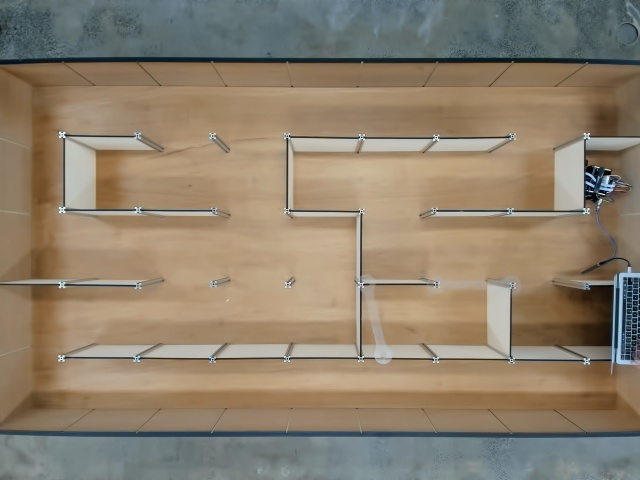
#> input picture LAB/lab10/alan/webcam_8.jpg, 640 x 480 px
$ jupyter execute --allow-errors detect_walls.ipynb
#> lines starting #> are read from the running program, lines starting #| are printed output that depends on the picture; after the words box and inside, x2 and y2 are one past the last pixel; in counts of white or black regions, pixels touching at a corner belong together
[cell 1]
import cv2 # OpenCV library
import numpy as np # Numpy library for scientific computing
import matplotlib.pyplot as plt # Matplotlib library for plotting

#Default dimensions taken by overhead camera
IMAGE_WIDTH = 3840
IMAGE_HEIGHT = 2160

#Corners of the maze in this image determined by image viewing software. This is the same for all images as the location of the camera relative to the maze is always the same
TOP_LEFT_CORNER = np.float32([450,300])
TOP_RIGHT_CORNER = np.float32([3400,300])
BOTTOM_LEFT_CORNER = np.float32([450,1900])
BOTTOM_RIGHT_CORNER = np.float32([3400,1900])

# each section is 426 x 432 pixels
SECTION_WIDTH = 426
SECTION_HEIGHT = 432
WALL_RATIO = 0.05


h_start_pixel = 0
h_end_pixel = SECTION_WIDTH
v_start_pixel = 0
v_end_pixel = SECTION_HEIGHT
h_section_pixel = SECTION_WIDTH
v_section_pixel = SECTION_HEIGHT


def determine_wall_ratio(start1, end1, start2, end2, pic):
    wall_count = 0
    no_wall_count = 0
    for v in range(start1,end1):
        for h in range(start2,end2):
            px_hsv_value = pic[h,v]
            if (px_hsv_value > 220):
                wall_count+=1
            else:
                no_wall_count+=1
    return wall_count / no_wall_count


# Blank maze is initialised as a list as Python strings are immutable
maze_list = [[' ','-','-','-',' ','-','-','-',' ','-','-','-',' ','-','-','-',' ','-','-','-',' ','-','-','-',' ','-','-','-',' ','-','-','-',' ','-','-','-',' '],
             ['|',' ',' ',' ',' ',' ',' ',' ',' ',' ',' ',' ',' ',' ',' ',' ',' ',' ',' ',' ',' ',' ',' ',' ',' ',' ',' ',' ',' ',' ',' ',' ',' ',' ',' ',' ','|'],
             [' ',' ',' ',' ',' ',' ',' ',' ',' ',' ',' ',' ',' ',' ',' ',' ',' ',' ',' ',' ',' ',' ',' ',' ',' ',' ',' ',' ',' ',' ',' ',' ',' ',' ',' ',' ',' '],
             ['|',' ',' ',' ',' ',' ',' ',' ',' ',' ',' ',' ',' ',' ',' ',' ',' ',' ',' ',' ',' ',' ',' ',' ',' ',' ',' ',' ',' ',' ',' ',' ',' ',' ',' ',' ','|'],
             [' ',' ',' ',' ',' ',' ',' ',' ',' ',' ',' ',' ',' ',' ',' ',' ',' ',' ',' ',' ',' ',' ',' ',' ',' ',' ',' ',' ',' ',' ',' ',' ',' ',' ',' ',' ',' '],
             ['|',' ',' ',' ',' ',' ',' ',' ',' ',' ',' ',' ',' ',' ',' ',' ',' ',' ',' ',' ',' ',' ',' ',' ',' ',' ',' ',' ',' ',' ',' ',' ',' ',' ',' ',' ','|'],
             [' ',' ',' ',' ',' ',' ',' ',' ',' ',' ',' ',' ',' ',' ',' ',' ',' ',' ',' ',' ',' ',' ',' ',' ',' ',' ',' ',' ',' ',' ',' ',' ',' ',' ',' ',' ',' '],
             ['|',' ',' ',' ',' ',' ',' ',' ',' ',' ',' ',' ',' ',' ',' ',' ',' ',' ',' ',' ',' ',' ',' ',' ',' ',' ',' ',' ',' ',' ',' ',' ',' ',' ',' ',' ','|'],
             [' ',' ',' ',' ',' ',' ',' ',' ',' ',' ',' ',' ',' ',' ',' ',' ',' ',' ',' ',' ',' ',' ',' ',' ',' ',' ',' ',' ',' ',' ',' ',' ',' ',' ',' ',' ',' '],
             ['|',' ',' ',' ',' ',' ',' ',' ',' ',' ',' ',' ',' ',' ',' ',' ',' ',' ',' ',' ',' ',' ',' ',' ',' ',' ',' ',' ',' ',' ',' ',' ',' ',' ',' ',' ','|'],
             [' ','-','-','-',' ','-','-','-',' ','-','-','-',' ','-','-','-',' ','-','-','-',' ','-','-','-',' ','-','-','-',' ','-','-','-',' ','-','-','-',' ']]


# Taking in raw image from camera and cropping it such that only the maze itself is visible
img_bgr = cv2.imread('webcam_8.jpg')
#> img_bgr is the input picture: shape (480, 640, 3); mean B, G, R 109.2, 128.3, 141.6
pts1 = np.float32([TOP_LEFT_CORNER,TOP_RIGHT_CORNER,BOTTOM_LEFT_CORNER,BOTTOM_RIGHT_CORNER])
pts2 = np.float32([[0,0],[IMAGE_WIDTH,0],[0,IMAGE_HEIGHT],[IMAGE_WIDTH,IMAGE_HEIGHT]])
H = cv2.getPerspectiveTransform(pts1,pts2)
dst = cv2.warpPerspective(img_bgr, H, (IMAGE_WIDTH,IMAGE_HEIGHT))
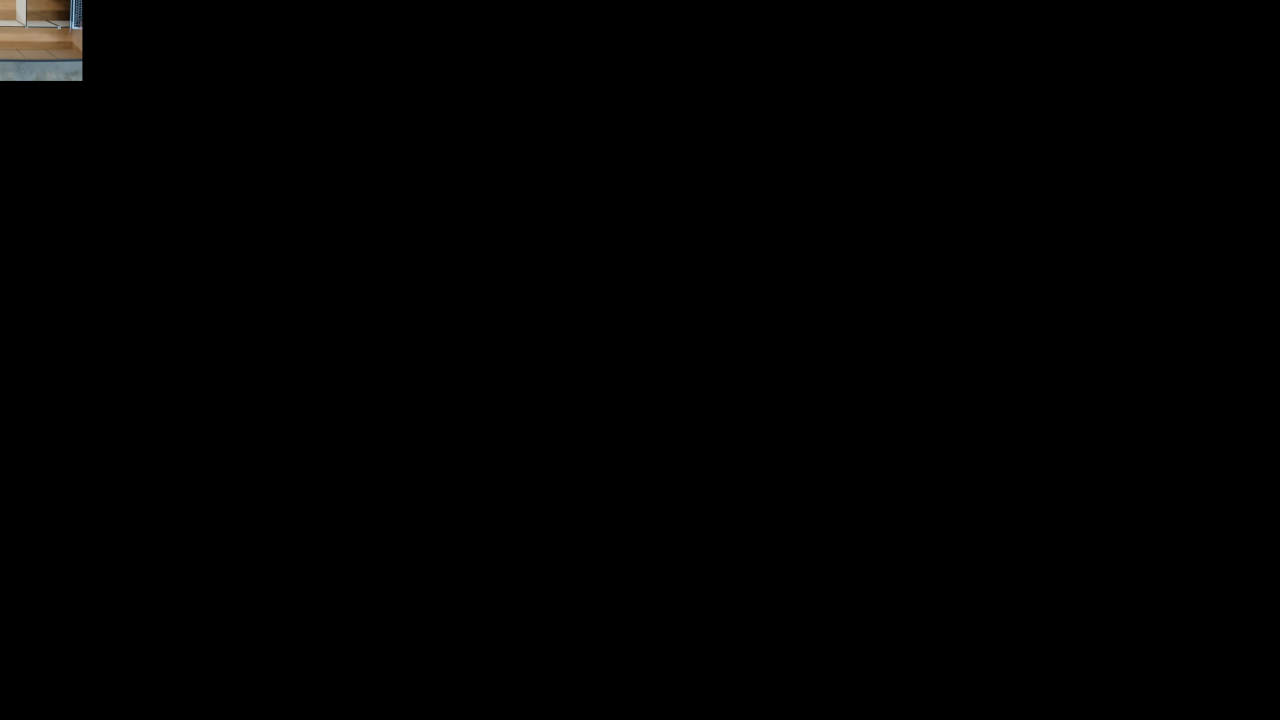
#> dst: shape (2160, 3840, 3) (shown at 1/3 size); mean B, G, R 0.7, 0.8, 0.9
hsv = cv2.cvtColor(dst, cv2.COLOR_BGR2HSV)
#> hsv: shape (2160, 3840, 3); mean H, S, V 0.3, 0.6, 1
lower_blue = np.array([0,0,0])
upper_blue = np.array([180,255,100])
final = cv2.inRange(hsv, lower_blue, upper_blue)
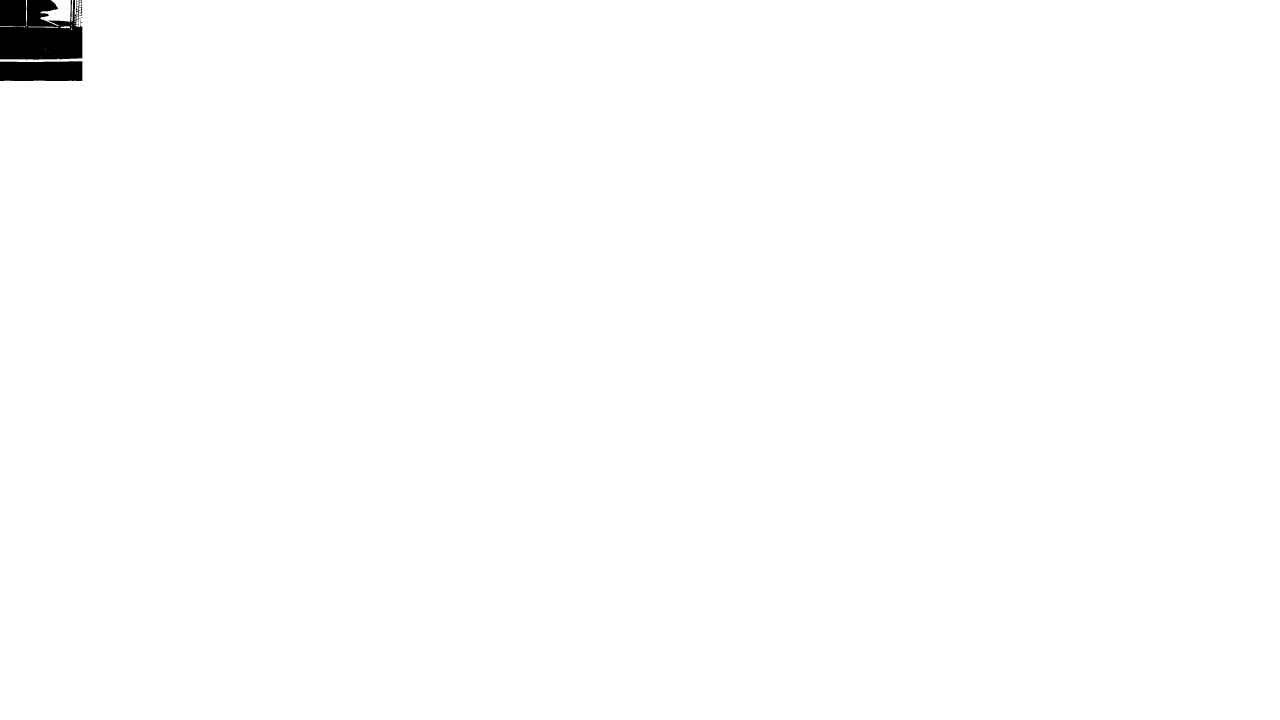
#> final: shape (2160, 3840) (shown at 1/3 size); 99.4% white; 12 black regions (10 under 20 px), largest, box (x1, y1, x2, y2) and area: (0, 0, 247, 180) 37639, (0, 183, 247, 243) 14223


# Analysing vertical walls
#> (the rest of this cell did not finish here and is left out)

$ run again, with LAB/lab10/alan/webcam_11.jpg copied over LAB/lab10/alan/webcam_8.jpg
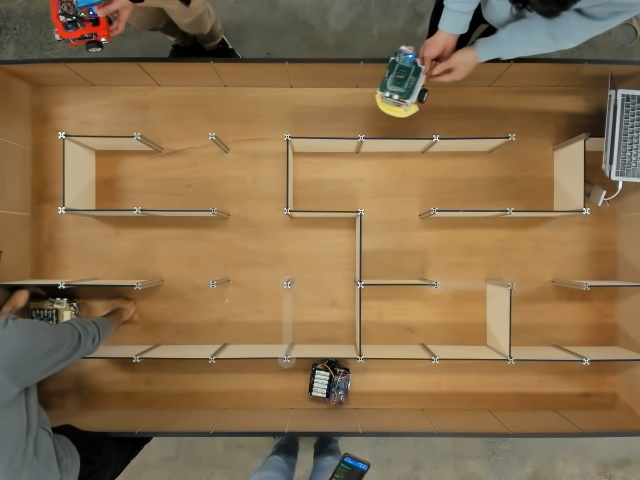
#> input picture LAB/lab10/alan/webcam_11.jpg, 640 x 480 px
#> img_bgr is the input picture: shape (480, 640, 3); mean B, G, R 76.5, 109.7, 135.3
#> `dst = cv2.warpPerspective(img_bgr, H, (IMAGE_WIDTH,IMAGE_HEIGHT))`:
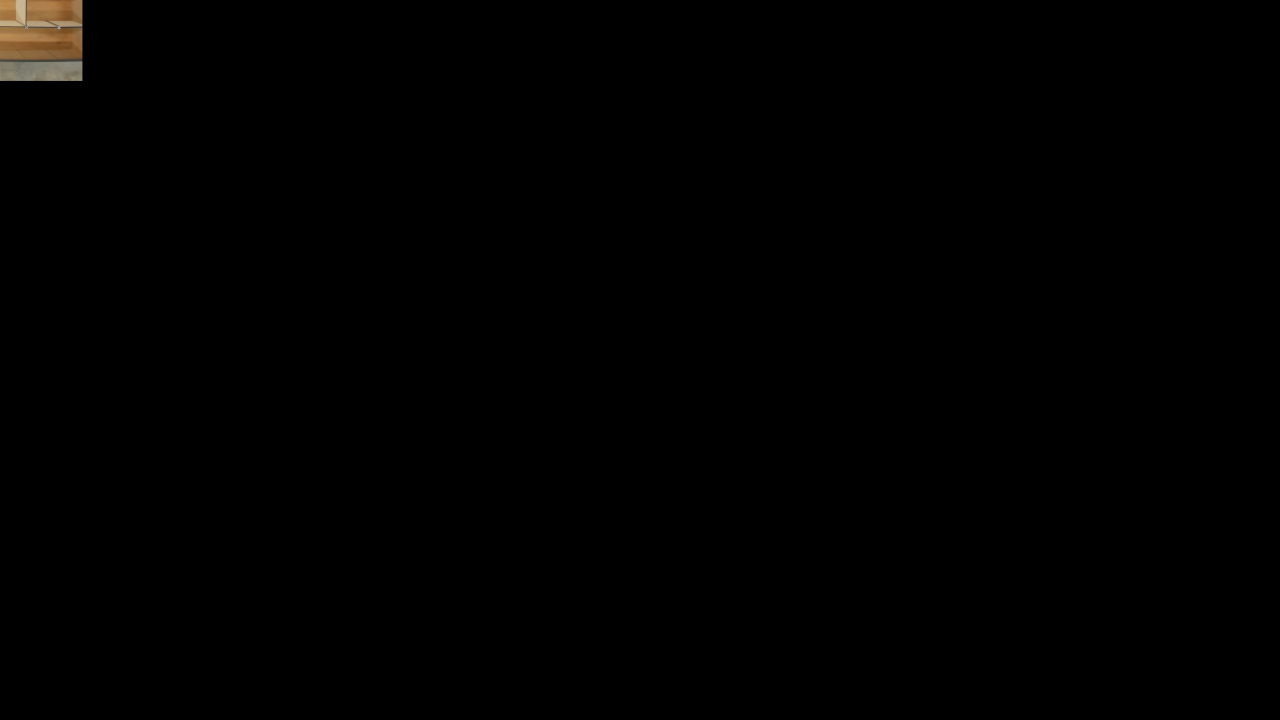
#> dst: shape (2160, 3840, 3) (shown at 1/3 size); mean B, G, R 0.6, 0.8, 1.1
#> hsv: shape (2160, 3840, 3); mean H, S, V 0.1, 0.8, 1.1
#> final: shape (2160, 3840); 99.3% white; 2 black regions, box (x1, y1, x2, y2) and area: (0, 0, 247, 181) 43449, (0, 184, 247, 243) 14091

$ run again, with LAB/lab10/alan/webcam_12.jpg copied over LAB/lab10/alan/webcam_8.jpg
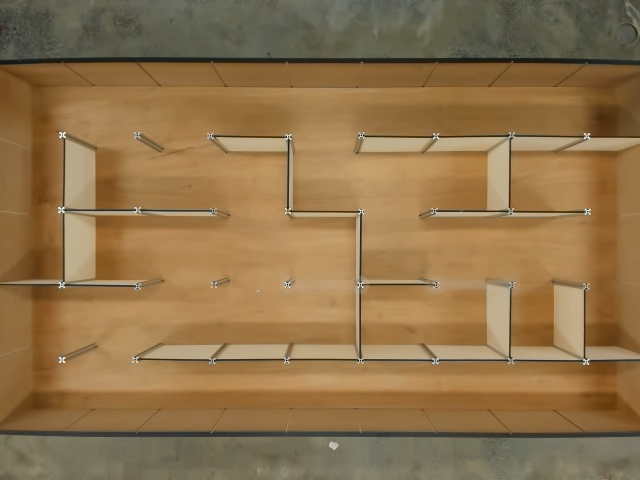
#> input picture LAB/lab10/alan/webcam_12.jpg, 640 x 480 px
#> img_bgr is the input picture: shape (480, 640, 3); mean B, G, R 75.2, 114.5, 143.3
#> `dst = cv2.warpPerspective(img_bgr, H, (IMAGE_WIDTH,IMAGE_HEIGHT))`:
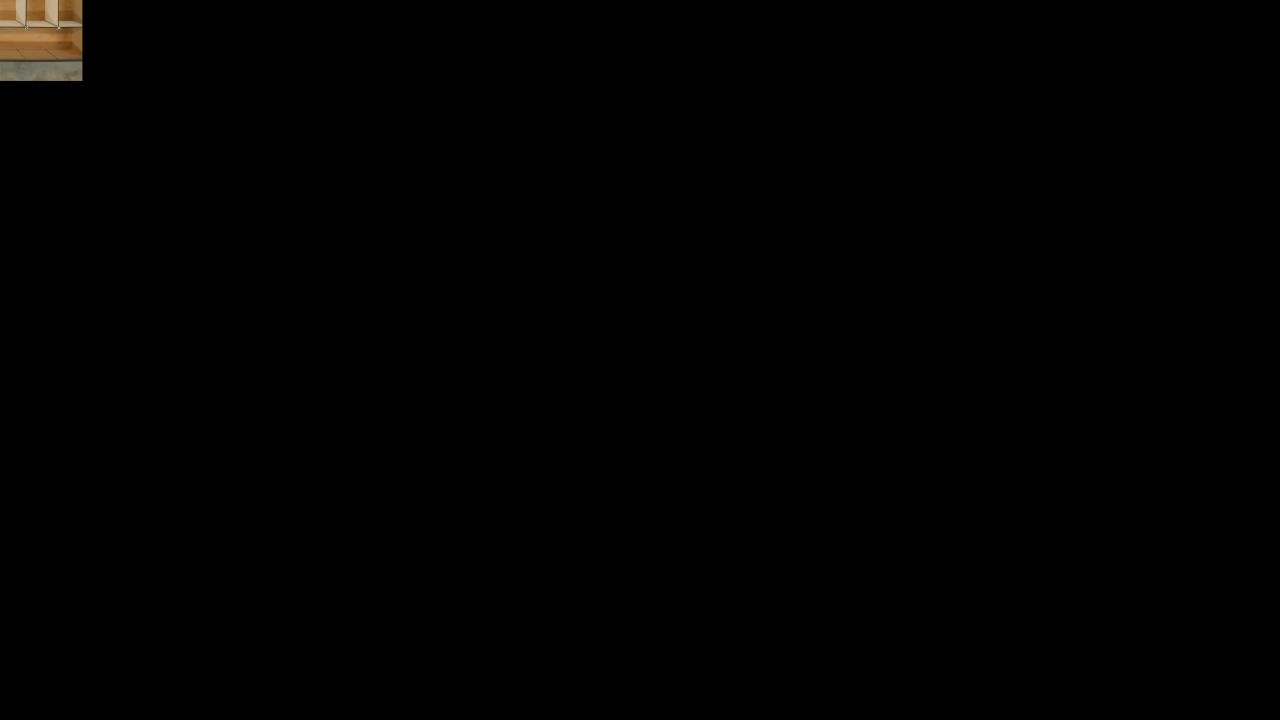
#> dst: shape (2160, 3840, 3) (shown at 1/3 size); mean B, G, R 0.5, 0.8, 1
#> hsv: shape (2160, 3840, 3); mean H, S, V 0.1, 0.9, 1
#> final: shape (2160, 3840); 99.3% white; 2 black regions, box (x1, y1, x2, y2) and area: (0, 0, 247, 180) 43129, (0, 185, 247, 243) 13720
